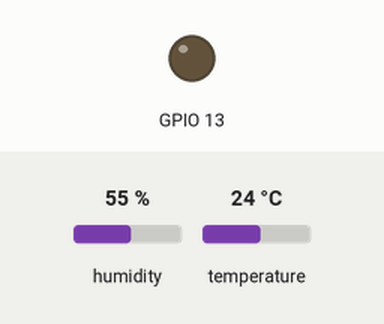
Bench run of a sketch on a simulated ESP8266 (NodeMCU). Shown: output pins drawn as LEDs (lit = HIGH). Inputs (shaded band) come from the test bench; at power-on: temperature 24 °C, humidity 55 %. WiFi joins after 1.5 s; servers stay silent unless stated; no MQTT or app messages arrive unless stated; pins used as bus, display or sensor lines are not drawn; what the sketch prints to the serial monitor is not drawn.

Above: at 2.7 s.
2.8 s: temperature set to 24.7 °C
7.5 s: temperature set to 25.5 °C
At 10.8 s:
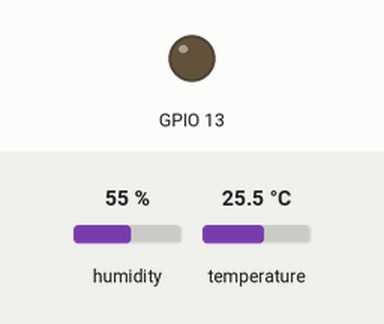
25.0 s: temperature set to 12 °C
At 26.1 s:
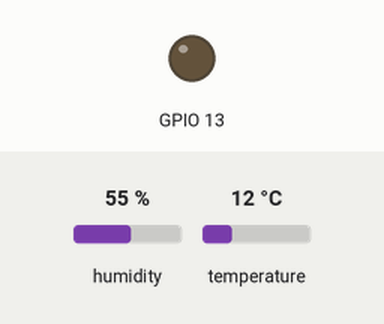
29.5 s: temperature set to 28 °C
At 31.2 s:
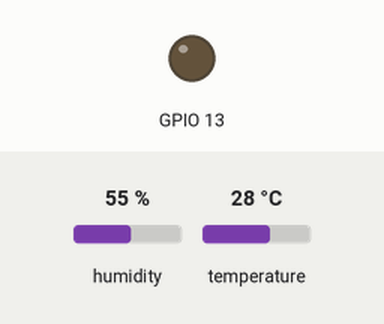
Timing chart, 0 to 34.8 s (numbered marks = the images above; inputs shaded):
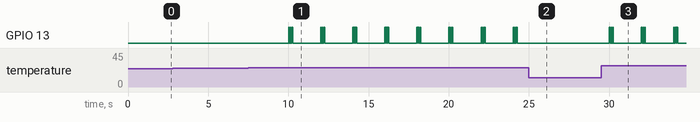

Measured:
- after the input at 2.8 s, every drawn part: stays the same
- after the input at 7.5 s, GPIO 13: LOW → HIGH after 2.5 s, then repeats every 2.0 s: 2 × (LOW 0.05 s, HIGH 0.05 s), LOW 1.7 s, HIGH 0.05 s
- after the input at 25.0 s, GPIO 13: stops changing and stays LOW
- after the input at 29.5 s, GPIO 13: LOW → HIGH after 0.52 s, then repeats every 2.0 s: 2 × (LOW 0.05 s, HIGH 0.05 s), LOW 1.7 s, HIGH 0.05 s

The sketch:

sendWarningMQTT.ino
```cpp
#include <ESP8266WiFi.h>
#include <PubSubClient.h>
#include <DHT.h>
#define DHTTYPE DHT22
#define DHTPIN 2

DHT dht(DHTPIN, DHTTYPE);
float hum;
float temp;
const char* ssid = "";
const char* password = "";
const char* mqtt_server = "";

WiFiClient espClient;
PubSubClient client(espClient);
long lastMsg = 0;
char msg[50];
int value = 0;

void setup() {
  dht.begin();
  pinMode(BUILTIN_LED, OUTPUT);     // Initialize the BUILTIN_LED pin as an output
  pinMode(13, OUTPUT);
  Serial.begin(115200);
  setup_wifi();
  client.setServer(mqtt_server, 1883);
  client.setCallback(callback);
}

void setup_wifi() {
  delay(10);
  // We start by connecting to a WiFi network
  Serial.println();
  Serial.print("Connecting to ");
  Serial.println(ssid);
  WiFi.begin(ssid, password);
  while (WiFi.status() != WL_CONNECTED) {
    delay(500);
    Serial.print(".");
  }
  Serial.println("");
  Serial.println("WiFi connected");
  Serial.println("IP address: ");
  Serial.println(WiFi.localIP());
}

void callback(char* topic, byte* payload, unsigned int length) {
  Serial.print("Message arrived [");
  Serial.print(topic);
  Serial.print("] ");
  for (int i = 0; i < length; i++) {
    Serial.print((char)payload[i]);
  }
  Serial.println();
}

void reconnect() {
  // Loop until we're reconnected
  while (!client.connected()) {
    Serial.print("Attempting MQTT connection...");
    // Attempt to connect
    if (client.connect("ESP8266Client")) {
      Serial.println("connected");
      client.subscribe("inTopic");
    } else {
      Serial.print("failed, rc=");
      Serial.print(client.state());
      Serial.println(" try again in 5 seconds");
      // Wait 5 seconds before retrying
      delay(5000);
    }
  }
}
const char* handlePublish(){
  hum = dht.readHumidity();
  temp= dht.readTemperature();
  String message = "[Temp: " +String(temp)+ " Humidity: " + String(hum)+"]";
  const char *string_complete = message.c_str();
  if (temp > 25){
    client.publish("Warnings", string_complete);
    for(int i= 0; i<3; i++){
      digitalWrite(13, HIGH);
      delay(50);
      digitalWrite(13, LOW);
      delay(50);
    }
  }
  else{
      client.publish("outTopic", string_complete);
  }
  digitalWrite(BUILTIN_LED, LOW);
  return string_complete;
}

void loop() {
  if (!client.connected()) {
    reconnect();
  }
  client.loop();
  long now = millis();
  if (now - lastMsg > 2000) {
    const char* string_complete=handlePublish();
    lastMsg = now;
    ++value;
    snprintf (msg, 75, string_complete, value);
    Serial.print("Publish message: ");
    Serial.println(msg);
  }
  digitalWrite(BUILTIN_LED, HIGH);
}
```
